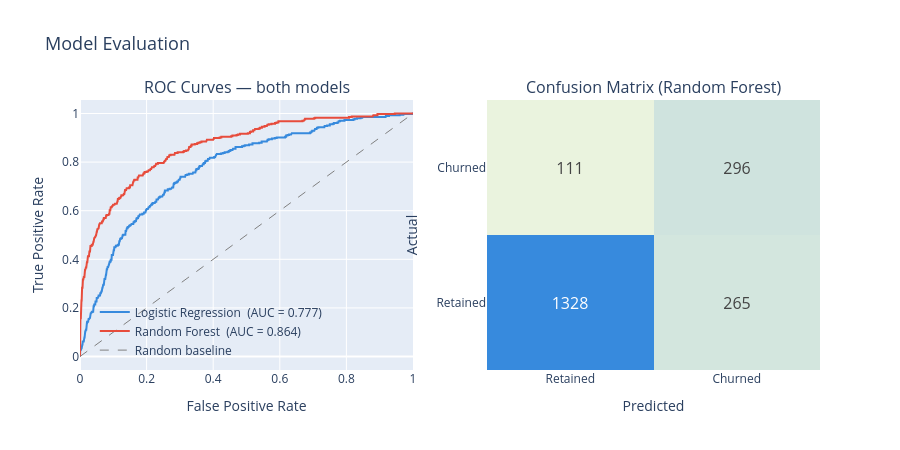

The code cell stored with this chart in its notebook:
### Markdown cell above
### 7.4 Model Comparison — ROC Curves & Confusion Matrices

The ROC curve shows the trade-off between catching churners (recall) and false alarms (false positive rate) at every possible classification threshold.

### Code cell
lr_fpr, lr_tpr, _ = roc_curve(y_test, lr_proba)
rf_fpr, rf_tpr, _ = roc_curve(y_test, rf_proba)

fig = make_subplots(
    rows=1, cols=2,
    subplot_titles=("ROC Curves — both models", "Confusion Matrix (Random Forest)")
)

fig.add_trace(go.Scatter(
    x=lr_fpr, y=lr_tpr, mode="lines",
    name=f"Logistic Regression  (AUC = {lr_auc:.3f})",
    line=dict(color="#378add", width=2)
), row=1, col=1)

fig.add_trace(go.Scatter(
    x=rf_fpr, y=rf_tpr, mode="lines",
    name=f"Random Forest  (AUC = {rf_auc:.3f})",
    line=dict(color="#e74c3c", width=2)
), row=1, col=1)

fig.add_trace(go.Scatter(
    x=[0, 1], y=[0, 1], mode="lines",
    name="Random baseline",
    line=dict(color="gray", width=1, dash="dash")
), row=1, col=1)

cm = confusion_matrix(y_test, rf_pred)
fig.add_trace(go.Heatmap(
    z=cm,
    x=["Retained", "Churned"],
    y=["Retained", "Churned"],
    colorscale=[[0, "#eaf3de"], [1, "#378add"]],
    text=cm, texttemplate="%{text}",
    textfont=dict(size=16),
    showscale=False
), row=1, col=2)

fig.update_xaxes(title_text="False Positive Rate", row=1, col=1)
fig.update_yaxes(title_text="True Positive Rate",  row=1, col=1)
fig.update_xaxes(title_text="Predicted", row=1, col=2)
fig.update_yaxes(title_text="Actual",    row=1, col=2)
fig.update_layout(
    title_text="Model Evaluation",
    title_font_size=18, height=450,
    legend=dict(x=0.02, y=0.02, bgcolor="rgba(0,0,0,0)")
)
fig.show()

### Figure 1 — Plotly figure (JSON) as saved in the notebook; plotly's stock layout.template omitted (floating-point values rounded to 4 significant figures; data arrays with more than 128 entries replaced by an {"elided": "..."} marker saying what was removed)
{"data": [{"line": {"color": "#378add", "width": 2}, "mode": "lines", "name": "Logistic Regression  (AUC = 0.777)", "type": "scatter", "x": {"elided": "527 float values"}, "xaxis": "x", "y": {"elided": "527 float values"}, "yaxis": "y"}, {"line": {"color": "#e74c3c", "width": 2}, "mode": "lines", "name": "Random Forest  (AUC = 0.864)", "type": "scatter", "x": {"elided": "410 float values"}, "xaxis": "x", "y": {"elided": "410 float values"}, "yaxis": "y"}, {"line": {"color": "gray", "dash": "dash", "width": 1}, "mode": "lines", "name": "Random baseline", "type": "scatter", "x": [0, 1], "xaxis": "x", "y": [0, 1], "yaxis": "y"}, {"colorscale": [[0, "#eaf3de"], [1, "#378add"]], "showscale": false, "text": [[1328, 265], [111, 296]], "textfont": {"size": 16}, "texttemplate": "%{text}", "type": "heatmap", "x": ["Retained", "Churned"], "xaxis": "x2", "y": ["Retained", "Churned"], "yaxis": "y2", "z": [[1328, 265], [111, 296]]}], "layout": {"annotations": [{"font": {"size": 16}, "showarrow": false, "text": "ROC Curves — both models", "x": 0.225, "xanchor": "center", "xref": "paper", "y": 1, "yanchor": "bottom", "yref": "paper"}, {"font": {"size": 16}, "showarrow": false, "text": "Confusion Matrix (Random Forest)", "x": 0.775, "xanchor": "center", "xref": "paper", "y": 1, "yanchor": "bottom", "yref": "paper"}], "height": 450, "legend": {"bgcolor": "rgba(0,0,0,0)", "x": 0.02, "y": 0.02}, "title": {"font": {"size": 18}, "text": "Model Evaluation"}, "xaxis": {"anchor": "y", "domain": [0, 0.45], "title": {"text": "False Positive Rate"}}, "xaxis2": {"anchor": "y2", "domain": [0.55, 1], "title": {"text": "Predicted"}}, "yaxis": {"anchor": "x", "domain": [0, 1], "title": {"text": "True Positive Rate"}}, "yaxis2": {"anchor": "x2", "domain": [0, 1], "title": {"text": "Actual"}}}}
